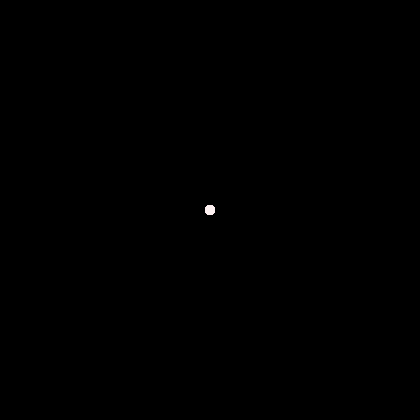
Frame 1 (no input)
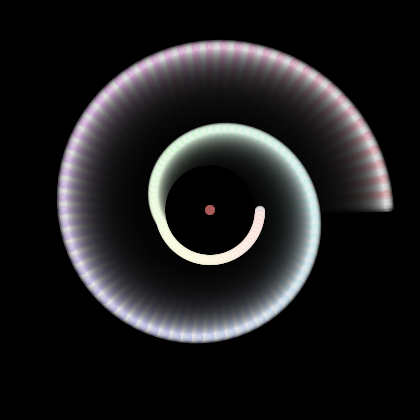
Frame 60 (the mouse pressed at the canvas centre just before this capture)
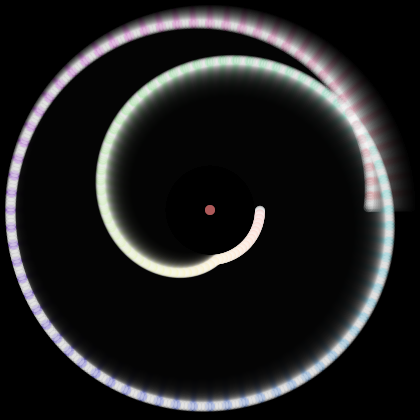
Frame 120 (the mouse held since frame 60 and released just before this capture)

The Processing sketch that drew these frames (run headless with seeded random() and noise(); from frame 60 on, the mouse is pressed at the canvas centre):

// Processing sketch: processing_100749
// ── processing_100749.pde

float r;
float a = 200;
float n = 0;
float d = 2;
  
PVector point = new PVector();;
PVector center;
  
void setup() {
  size(420, 420);
  center = new PVector(width/2,height/2);
  colorMode(HSB, 360, 100, 100);
  background(0);
  smooth();
}
  
void draw() {
  fill(0, 30);
  rect(0, 0, width, height);
  
  for (int t = 0; t < 360*2;t++) {
    r = a * sin(radians(t * n / d));
    point.x=cos(radians(t));
    point.y=sin(radians(t));
    point.mult(r);
    
    ////if Processing version > 2 then
    //point.setMag(max(50,point.mag()));
    
    ////else 
    float mag = point.mag();
    point.normalize();
    point.mult(max(50,mag));
    
    point.add(center);
  
    if (t % 5 == 0) {
      fill(t/2.0, 50, 100, 50);
    } else {  
      fill(360, 50);
    }
    noStroke();
    ellipse(point.x, point.y, 10, 10);
  }
  
  n += 0.003;
  d += 0.0001;
}
